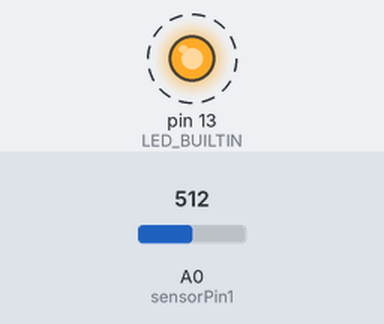
The sketch below on a simulated Arduino Uno, built with avr-gcc and run on an emulated ATmega328P. Shown: output pins drawn as LEDs (lit = HIGH). Dashed ring = blinking. Inputs (shaded band) come from the test bench; at power-on: A0 (sensorPin1) = 512. What the sketch prints to the serial monitor is not drawn.

Above: at 0.2 s.
Timing chart, 0 to 3.0 s (numbered marks = the images above):
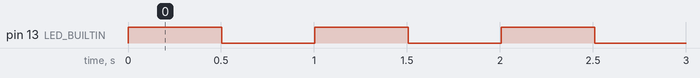

The sketch:

TempSenseV2.ino
```cpp
int sensorPin1 = 0;

int sensorPin2 = 1;

void setup()
  {
    Serial.begin(9600);  //Start the serial connection with the computer
                           //to view the result open the serial monitor
    pinMode(LED_BUILTIN, OUTPUT);
  }

void loop()
  {
    digitalWrite(LED_BUILTIN, HIGH);
    //Read sensor1
    int rawvoltage1 = analogRead(sensorPin1);

    //Read sensor2
    int rawvoltage2 = analogRead(sensorPin1);

    //convert to celsius
    float millivolts1 = (rawvoltage1/1024.0) * 5000;
    float celsius1 = millivolts1/10;

    float millivolts2 = (rawvoltage2/1024.0) * 5000;
    float celsius2 = millivolts2/10;

    float average = ((celsius1 + celsius2) / 2);

    //Output for sensor one
    //Serial.println(celsius1 + " - " + ((celsius1 * 9)/5 + 32) + "," + // sensor 1
//                   celsius2 + " - " + ((celsius2 * 9)/5 + 32)+ " , " + // senser 2
         //          average + " - " + (average * 9)/5 + 32)); // average

    Serial.print(celsius1);
    Serial.print("-");
    Serial.print( ((celsius1 * 9)/5 + 32) );
    Serial.print(",");
    Serial.print(celsius2);
    Serial.print("-");
    Serial.print( ((celsius2 * 9)/5 + 32) );
    Serial.print(",");
    Serial.print(average);
    Serial.print("-");
    Serial.println( (average * 9)/5 + 32) ;

    delay(500);
    digitalWrite(LED_BUILTIN, LOW);
    delay(500);
}
```

Measured:
- by itself, pin 13 (LED_BUILTIN): alternates HIGH for 0.50 s and LOW for 0.50 s
